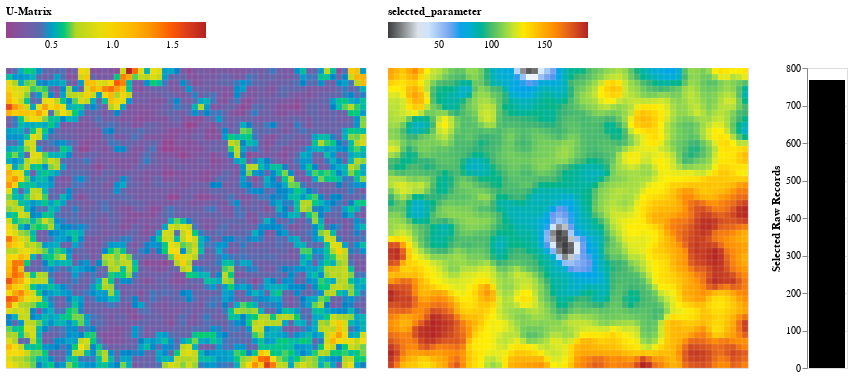

Notebook code cell kept with this figure:
### Code cell
som.plot_umatrix_components()

### Figure 1 — Vega-Lite specification as saved in the notebook (floating-point values rounded to 4 significant figures; data arrays with more than 128 entries replaced by an {"elided": "..."} marker saying what was removed)
{"config": {"view": {"continuousWidth": 400, "continuousHeight": 300}}, "hconcat": [{"mark": "rect", "encoding": {"color": {"field": "U_matrix", "legend": {"labelLimit": 300, "orient": "top", "title": "U-Matrix"}, "scale": {"nice": false, "range": ["#98438C", "#5D68AA", "#ACD424", "#F3DD0B", "#FBAD03", "#FB5605", "firebrick"], "zero": false}, "type": "quantitative"}, "opacity": {"condition": {"value": 1, "selection": "BRUSH"}, "value": 0.2}, "x": {"axis": null, "field": "X", "scale": {"paddingInner": 0.02}, "sort": null, "type": "nominal"}, "y": {"axis": null, "field": "Y", "scale": {"paddingInner": 0.02}, "sort": null, "type": "nominal"}}, "height": {"step": 6}, "selection": {"BRUSH": {"type": "interval"}}, "width": {"step": 6}}, {"mark": "rect", "encoding": {"color": {"field": "value", "legend": {"labelLimit": 300, "orient": "top", "title": "selected_parameter"}, "scale": {"nice": false, "range": ["#3D3D3D", "#F0F8FF", "cornflowerblue", "mediumseagreen", "#FFEE00", "darkorange", "firebrick"], "zero": false}, "type": "quantitative"}, "opacity": {"condition": {"value": 1, "selection": "BRUSH"}, "value": 0.2}, "x": {"axis": null, "field": "X", "scale": {"paddingInner": 0.02}, "sort": null, "type": "nominal"}, "y": {"axis": null, "field": "Y", "scale": {"paddingInner": 0.02}, "sort": null, "type": "nominal"}}, "height": {"step": 6}, "selection": {"selected": {"type": "single", "fields": ["parameter"], "bind": {"input": "select", "options": ["F2", "F3", "F4", "F5", "F6", "F7", "F8", "Hits"]}, "init": {"parameter": "F2"}}, "BRUSH": {"type": "interval"}}, "transform": [{"fold": ["F2", "F3", "F4", "F5", "F6", "F7", "F8", "Hits"], "as": ["parameter", "value"]}, {"filter": {"selection": "selected"}}], "width": {"step": 6}}, {"layer": [{"mark": {"type": "bar", "color": "lightgray"}, "encoding": {"y": {"aggregate": "sum", "field": "Hits", "type": "quantitative"}}}, {"mark": {"type": "bar", "color": "black"}, "encoding": {"y": {"aggregate": "sum", "field": "Hits", "title": "Selected Raw Records", "type": "quantitative"}}, "transform": [{"filter": {"selection": "BRUSH"}}]}], "height": 300, "width": 40}], "data": {"name": "data-fe1ca233cd99c3d94b63101bb5db0ced"}, "resolve": {"scale": {"color": "independent"}}, "$schema": "https://vega.github.io/schema/vega-lite/v4.17.0.json", "datasets": {"data-fe1ca233cd99c3d94b63101bb5db0ced": {"elided": "3000 records"}}}
